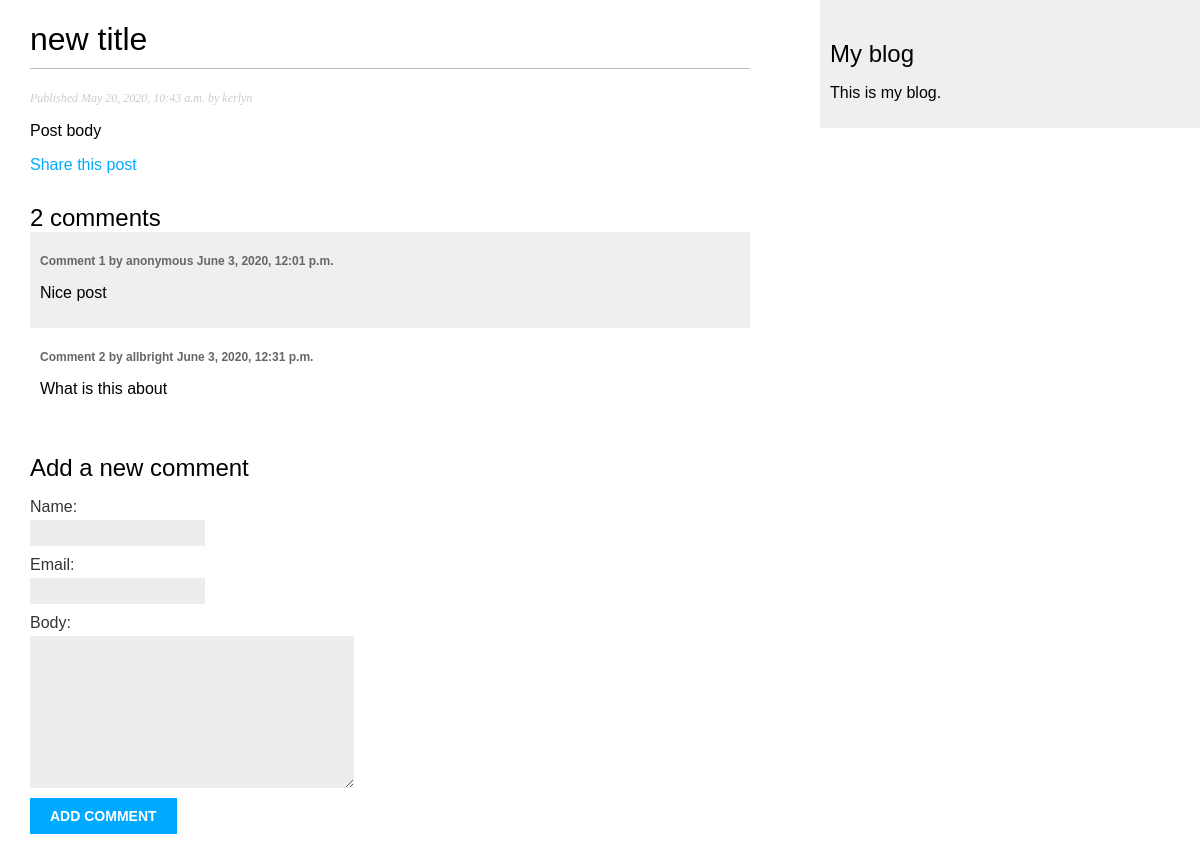
/blog/2020/5/20/another-post/, run on the app's committed database.
### blog/models.py (models this page shows, shortened)
class Post(models.Model):
    STATUS_CHOICES = (
        ('draft', 'Draft'),
        ('published', 'Published'),
    )
    title = models.CharField(max_length = 250)
    slug = models.SlugField(max_length=250, unique_for_date='publish')
    author = models.ForeignKey(User, on_delete=models.CASCADE, related_name='blog_posts')
    body = models.TextField()
    publish = models.DateTimeField(default=timezone.now)
    created = models.DateTimeField(auto_now_add=True)
    updated = models.DateTimeField(auto_now=True)
    status = models.CharField(max_length=10, choices=STATUS_CHOICES, default='draft')
    objects = models.Manager()      #The default manager
    published = PublishedManager()  #Our custom manager
    tags = TaggableManager()
    class Meta:
        ordering = ('-publish',)

class Comment(models.Model):
    post = models.ForeignKey(Post, on_delete=models.CASCADE, related_name='comments')
    name = models.CharField(max_length=80)
    email = models.EmailField()
    body = models.TextField()
    created = models.DateTimeField(auto_now_add = True)
    updated = models.DateTimeField(auto_now = True)
    active = models.BooleanField(default = True)
    class Meta:
        ordering = ('created',)

### blog/views.py (the view)
# urls.py: path('<int:year>/<int:month>/<int:day>/<slug:post>/', views.post_detail, name='post_detail'),
def post_detail(request, year, month, day, post):
    post = get_object_or_404(Post, slug=post, status='published', publish__year=year, publish__month=month, publish__day=day)
    comments  = post.comments.filter(active = True)       #List of active comments for this post
    new_comment = None
    if request.method == 'POST':
        comment_form = CommentForm(data=request.POST)
        if comment_form.is_valid():
            new_comment = comment_form.save(commit=False) #Create Comment object but dont save to database yet
            new_comment.post = post                        #assign the current post to the comment
            new_comment.save()
    else:
        comment_form = CommentForm()                    #creating an instance of the CommentForm class in forms.py
    return render(request, 'blog/post/detail.html', {'post':post, 'comments':comments, 'new_comment':new_comment, 'comment_form':comment_form})

### blog/forms.py
class CommentForm(forms.ModelForm):
    class Meta:
        model = Comment
        fields = ('name', 'email', 'body')

### blog/templates/blog/post/detail.html (shortened to what this page needs)
{% extends "blog/base.html" %}
{% block content %}
    <h1>{{ post.title }}</h1>
    <p class="date">Published {{ post.publish }} by {{ post.author }}</p>
    {{ post.body|linebreaks }}
    <p><a href="{% url "blog:post_share" post.id %}">Share this post</a></p>
    {% with comments.count as total_comments %}
            <h2>{{ total_comments }} comment{{ total_comments|pluralize }}</h2>
    {% endwith %}
    {% for comment in comments %}
            <div class="comment">
                    <p class="info"> Comment {{ forloop.counter }} by {{comment.name}} {{ comment.created }}</p>
                    {{ comment.body|linebreaks }}
            </div>
            {% empty %}
                    <p>There are no comments yet.</p>
    {% endfor %}
    {% if new_comment %}
            <h2> Your comment has been added. </h2>
    {% else %}
            <h2> Add a new comment </h2>
            <form method="post">
                    {{ comment_form.as_p }}
                    <p><input type="submit" value="Add comment"></p>
            </form>
    {% endif %}
{% endblock %}

### blog/static/css/blog.css (style rules this page uses)
body { margin: 0; padding: 0; font-family: helvetica, sans-serif; }
a { color: #00abff; text-decoration: none; }
h1 { font-weight: normal; border-bottom: 1px solid #bbb; padding: 0 0 10px 0; }
h2 { font-weight: normal; margin: 30px 0 0; }
p.date { color: #ccc; font-family: georgia, serif; font-size: 12px; font-style: italic; }
label { float: left; clear: both; color: #333; margin-bottom: 4px; }
input, textarea { clear: both; float: left; margin: 0 0 10px; background: #ededed; border: 0; padding: 6px 10px; font-size: 12px; }
input[type=submit] { font-weight: bold; background: #00abff; color: #fff; padding: 10px 20px; font-size: 14px; text-transform: uppercase; }
.comment { padding: 10px; }
.comment:nth-child(even) { background: #efefef; }
.comment .info { font-weight: bold; font-size: 12px; color: #666; }

### data on the page
Post: title "new title", publish "May 20, 2020, 10:43 a.m.", author "kerlyn", body "Post body"
Comment: name "anonymous", created "June 3, 2020, 12:01 p.m.", body "Nice post"
Comment: name "allbright", created "June 3, 2020, 12:31 p.m.", body "What is this about"

### other printed values
{{ total_comments }} "2"
